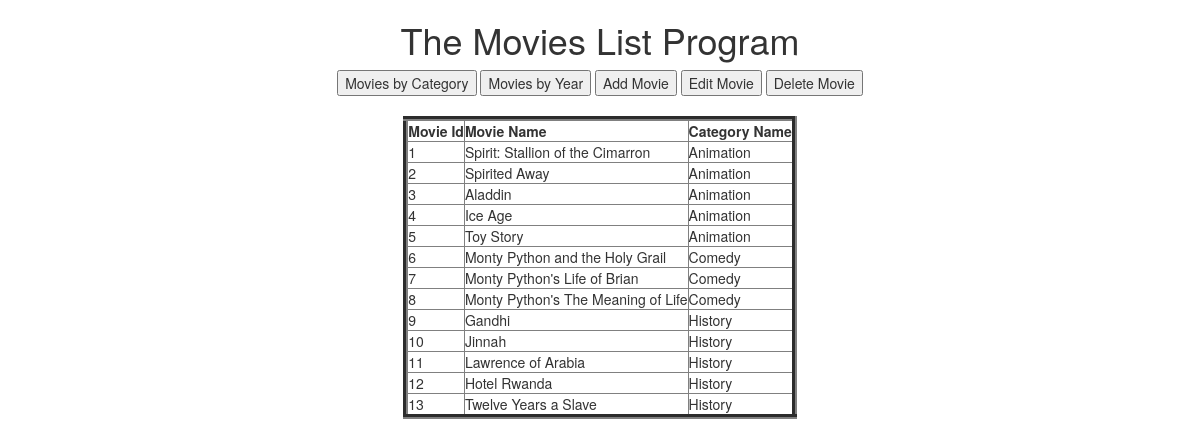
Page /category on the earlier database version.
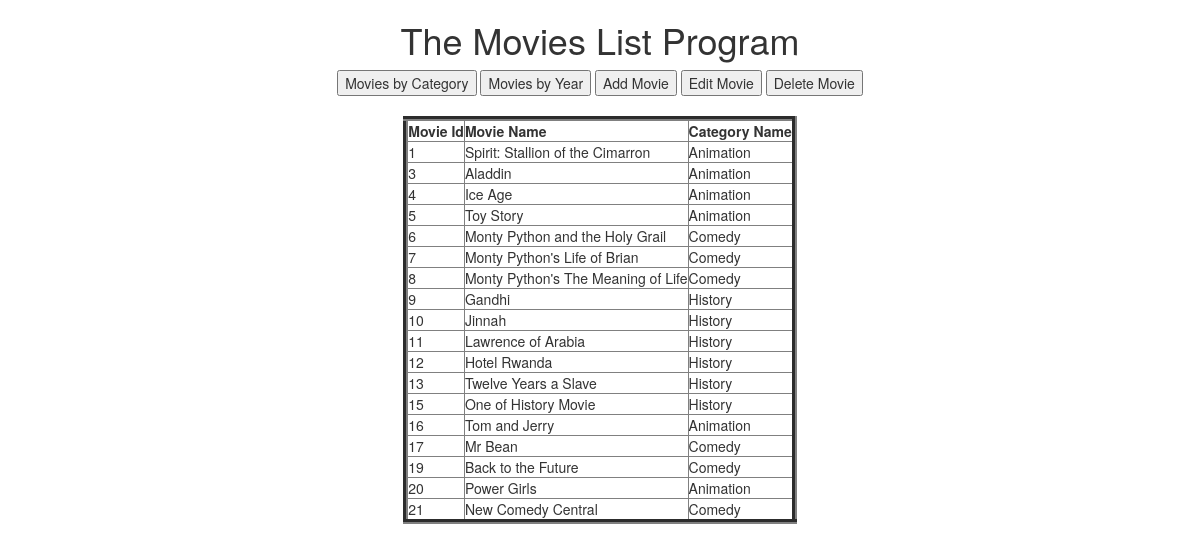
Same page on the later database version.
### tables this page shows
CREATE TABLE Movie(
    movieID     INTEGER PRIMARY KEY     NOT NULL,
    categoryID  INTEGER                 NOT NULL,
    name        TEXT                    NOT NULL,
    year        INTEGER                 NOT NULL,
    minutes     INTEGER                 NOT NULL,
    FOREIGN KEY(categoryID) REFERENCES Category(categoryID)
);

CREATE TABLE Category (
    categoryID   INTEGER PRIMARY KEY     NOT NULL,
    name         TEXT                    NOT NULL
);

### app.py (the view)
    @app.route('/category')
    def moviesByCategory():
        allCategories = list_movies_by_all_category()
        return render_template('movies_by_category.html', content=allCategories)

### db.py (called while the page is built)
def connect():
    global conn
    if not conn:
        DB_FILE = "db/movies.sqlite"
        conn = sqlite3.connect(DB_FILE)
        conn.row_factory = sqlite3.Row

def make_category(row):
    return Category(row["categoryID"], row["categoryName"])

def make_movie(row):
    return Movie(row["movieID"], row["name"], row["year"], row["minutes"],
            make_category(row))

def get_movies_by_all_categories():
    query = '''SELECT movieID, Movie.name, year, minutes,
                      Movie.categoryID as categoryID,
                      Category.name as categoryName
               FROM Movie JOIN Category
                      ON Movie.categoryID = Category.categoryID'''
    with closing(conn.cursor()) as c:
        c.execute(query)
        results = c.fetchall()
    movies = []
    for row in results:
        movies.append(make_movie(row))
    return movies

### movies.py (called while the page is built)
def list_movies_by_all_category():
    db.connect()
    movies = db.get_movies_by_all_categories()
    return(movies)

### templates/movies_by_category.html (shortened to what this page needs)
{% extends "bootstrap/base.html" %}
{% import "bootstrap/wtf.html" as wtf %}
{% import "bootstrap/fixes.html" as fixes %}
{% import "bootstrap/utils.html" as util %}
{% import "header.html" as header%}
{% block content %}
{{header}}
<table align="center" border="5" cellpadding="5" cellspacing="5">
    <tr>
        <th>Movie Id</th>
        <th>Movie Name</th>
        <th>Category Name</th>
    </tr>
    {% for data in content %}
        <tr>
            <td>{{data.id}}</td>
            <td>{{data.name}}</td>
            <td>{{data.category.name}}</td>
        </tr>
    {% endfor %}
</table>
{% endblock %}
{% block head %}
{{super()}}
{% endblock %}

Differences in the rows shown:
no longer on this page (row edited): Movie: id "2", name "Spirited Away", category.name "Animation"
added Movie: id "15", name "One of History Movie", category.name "History"
added Movie: id "16", name "Tom and Jerry", category.name "Animation"
added Movie: id "17", name "Mr Bean", category.name "Comedy"
added Movie: id "19", name "Back to the Future", category.name "Comedy"
added Movie: id "20", name "Power Girls", category.name "Animation"
added Movie: id "21", name "New Comedy Central", category.name "Comedy"
